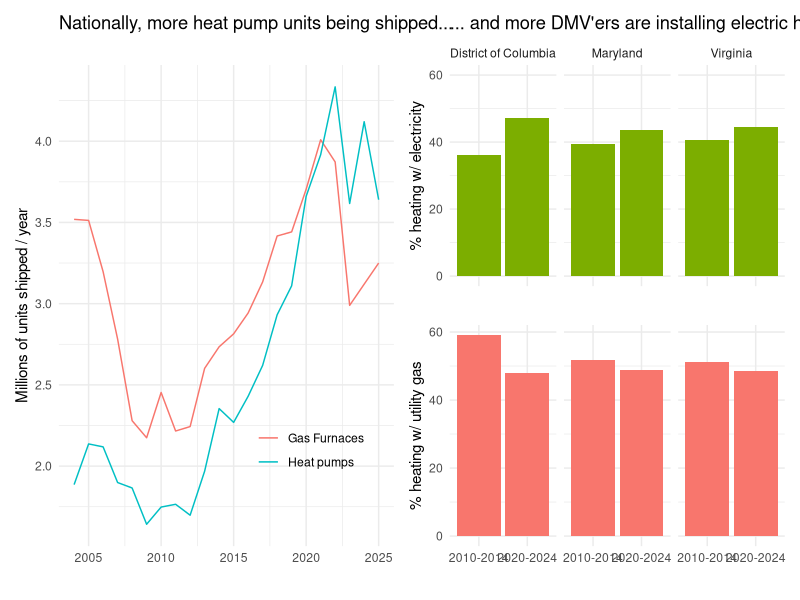

Here is the R script that generated this plot:



# load libraries
library(dplyr)
library(ggplot2)
library(here)
library(patchwork)

# set working directory to folder file is in
setwd(here::here())

# create a vector with the DMV metro area counties:
dmv_counties <-
  c(
  "Alexandria city, Virginia",
  "Arlington County, Virginia", 
  "Charles County, Maryland",
  "Clarke County, Virginia",
  "Culpeper County, Virginia",
  "Fairfax County, Virginia", "Fairfax city, Virginia",
  "Falls Church city, Virginia",
  "Fauquier County, Virginia",
  "Fredericksburg city, Virginia",
  "Frederick County, Maryland",
  "Loudoun County, Virginia",
  "Madison County, Virginia",
  "Manassas Park city, Virginia", "Manassas city, Virginia",
  "Montgomery County, Maryland",
  "Prince George's County, Maryland",
  "Prince William County, Virginia",
  "Rappahannock County, Virginia",
  "Spotsylvania County, Virginia",
  "Stafford County, Virginia",
  "Warren County, Virginia",
  "District of Columbia, District of Columbia"
)

# load csv files for the 2020-2024 and 2010-2014 5-year ACS, then
# subset to the counties in the DMV metro area:
# https://en.wikipedia.org/wiki/Washington_metropolitan_area, then
# select only variables we need (see code book for variable names), then
# calculate and rename key variables
df14 <- 
  read.csv(file = "nhgis0105_csv/nhgis0105_ds207_20145_county.csv") %>%
  select(
    YEAR, STUSAB, STATE, COUNTY, NAME_E, starts_with("ABZ")
  ) %>%
  filter(NAME_E %in% dmv_counties) %>%
  group_by(YEAR, STATE) %>%
  reframe(
    n_utility_gas = sum(ABZEE003 + ABZEE013),
    n_elec_or_sol = sum(ABZEE005 + ABZEE009 + ABZEE015 + ABZEE019),
    n_tot         = sum(ABZEE001),
    pct_gas       = n_utility_gas / n_tot * 100,
    pct_elec      = n_elec_or_sol / n_tot * 100
  ) 

df24 <- 
  read.csv(file = "nhgis0105_csv/nhgis0105_ds273_20245_county.csv") %>%
  select(
    YEAR, STUSAB, STATE, NAME_E, starts_with("AVF")
  ) %>%
  filter(NAME_E %in% dmv_counties) %>%
  group_by(YEAR, STATE) %>%
  reframe(
    n_utility_gas = sum(AVF5E003 + AVF5E013),
    n_elec_or_sol = sum(AVF5E005 + AVF5E009 + AVF5E015 + AVF5E019),
    n_tot         = sum(AVF5E001),
    pct_gas       = n_utility_gas / n_tot * 100,
    pct_elec      = n_elec_or_sol / n_tot * 100
  )

# bind the two data sets into one:
df <- bind_rows(df14, df24)

# load the AHRI data, downloaded from the Rocky Mountain Inst.
# https://rmi.org/insight/tracking-the-heat-pump-water-heater-market-in-the-united-states/
# this shows the annual # of units shipped (in millions of units), from 2004 to 2025
ahri <- 
  read.csv("ahri_data.csv") %>%
  tidyr::pivot_longer(cols = c("Gas.Furnaces", "Heat.Pumps")) %>%
  mutate(name = ifelse(name=="Heat.Pumps", "Heat pumps", "Gas Furnaces"))
  

# plot bar charts!
p3 <-
  ggplot(ahri, aes(x=Year)) +
  geom_line(aes(y=value, color=name)) +
  theme_minimal() +
  theme(
    legend.position = c(.75, .2),
    legend.title = element_blank()
  ) +
  xlab('') +
  ylab('Millions of units shipped / year') +
  ggtitle("Nationally, more heat pump units being shipped...")


p1 <-
  ggplot(df) +
  geom_bar(
    aes(y=pct_elec, x=YEAR), 
    stat="identity", position="dodge", fill="#7CAE00") +
  facet_wrap(~STATE) +
  theme_minimal() +
  ylab("% heating w/ electricity") + 
  xlab("") +
  ylim(c(0, 60)) +
  theme(axis.text.x = element_blank()) +
  ggtitle("... and more DMV'ers are installing electric heat pumps")

p2 <-
  ggplot(df) +
  geom_bar(
    aes(y=pct_gas, x=YEAR), 
    stat="identity", position="dodge", fill="#F8766D") +
  facet_wrap(~STATE) +
  theme_minimal() +
  ylab("% heating w/ utility gas") + 
  xlab("") +
  theme(
    strip.background = element_blank(),
    strip.text.x = element_blank()
  )


  

p3 + p1 / p2
